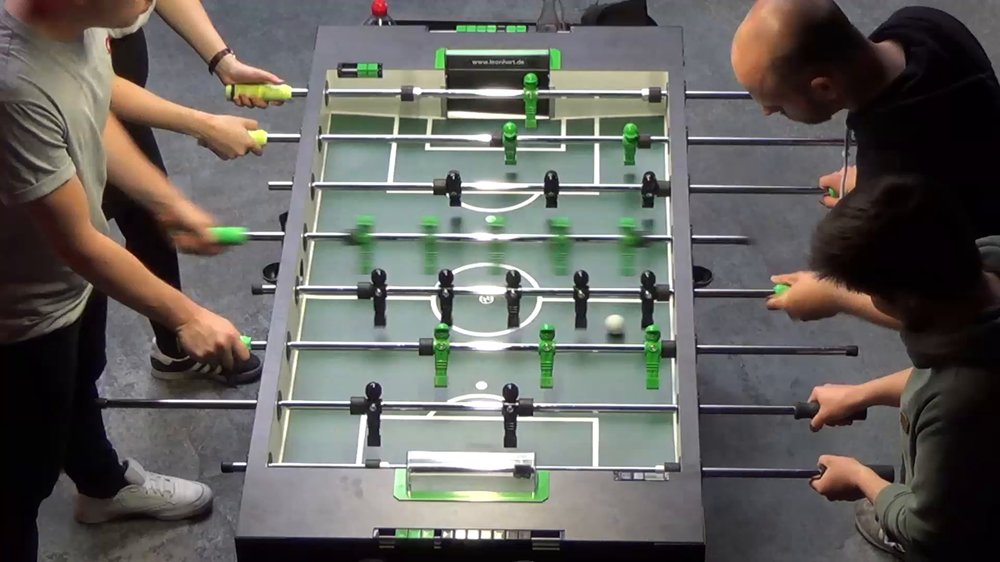
#> input picture frame2.png, 1000 x 562 px, shrunk from 1920 x 1080 before the run
$ jupyter execute playfield_bounds.ipynb   (shell and % lines are left out)
#> lines starting #> are read from the running program, lines starting #| are printed output that depends on the picture; after the words box and inside, x2 and y2 are one past the last pixel; in counts of white or black regions, pixels touching at a corner belong together
[cell 1]
import cv2
import numpy as np
import sys
import math
import matplotlib.pyplot as plt
from scipy.ndimage.filters import gaussian_filter
import peakutils


img = cv2.imread('frame2.png')
#> img is the input picture: shape (562, 1000, 3); mean B, G, R 93.5, 97.6, 98.9

mask = np.zeros(img.shape[:2], np.uint8)
edges = cv2.Canny(img, 50, 200, apertureSize=3)
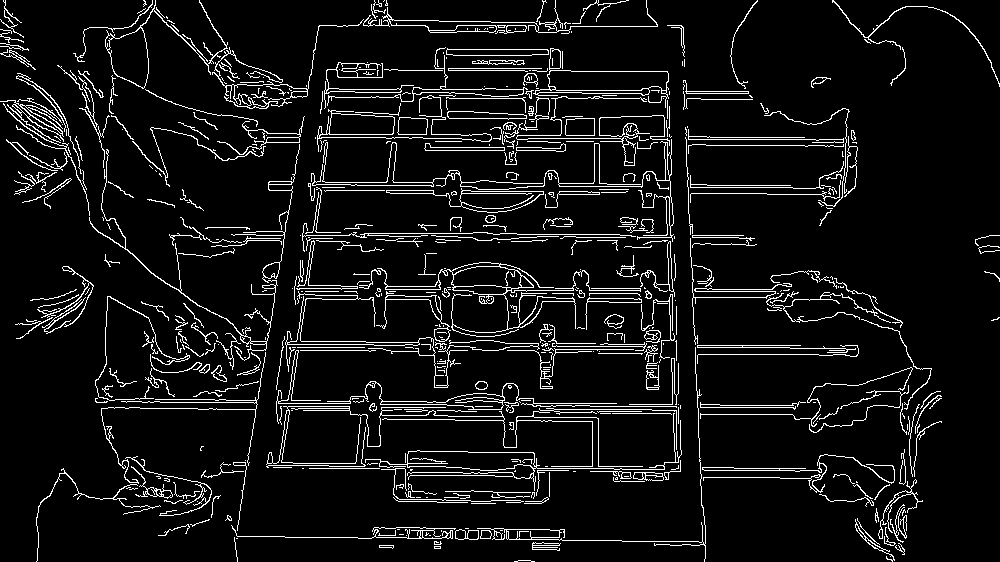
#> edges: shape (562, 1000); 7.3% white in thin lines or dots

def find_table(img):
    (h, w) = img.shape[0:2]
#> h = 562; w = 1000

    #edges = cv2.Canny(img, 50, 200, apertureSize=3)
    lines = cv2.HoughLinesP(edges, 2, np.pi/180, 300,
                            minLineLength=w/8, maxLineGap=50)
#> lines = 52 rows, first 6: [101, 408, 553, 408], [680, 405, 932, 405], [643, 347, 906, 347], [645, 345, 905, 345], [462, 468, 913, 468], [103, 235, 435, 235]
    if lines is None:
        return

    coords = {
        "x_min": 999999999,
        "x_max": 0,
        "y_min": 999999999,
        "y_max": 0,
    }

    for line in lines:
        x1, y1, x2, y2 = line[0]

        distance = math.sqrt(((x1-x2)**2)+((y1-y2)**2))
        angle = abs(np.arctan2(y2 - y1, x2 - x1) * 180. / np.pi)
        # find vertical lines
        if 80 < angle < 100:
            xmin = min(x1, x2)
            xmax = max(x1, x2)
            ymin = min(y1, y2)
            ymax = max(y1, y2)
            cv2.line(mask, (x1, y1), (x2, y2), (255), 5)
            if coords["x_min"] > xmin:
                coords["x_min"] = xmin
            if coords["x_max"] < xmax:
                coords["x_max"] = xmax
            if coords["y_min"] > ymin:
                coords["y_min"] = ymin
            if coords["y_max"] < ymax:
                coords["y_max"] = ymax

        # find horizontal lines
        if angle < 15:
            cv2.line(mask, (x1, y1), (x2, y2), (255), 5)
#> this loop made 52 passes
#> (x1, y1, x2, y2, distance, angle, xmin, xmax) on passes 43, 48, 50: (282, 467, 344, 25, 446.3, 82.02, 282, 344), (683, 27, 698, 437, 410.3, 87.9, 683, 698), (661, 71, 675, 471, 400.2, 88, 661, 675)
#> (x1, y1, x2, y2, distance, angle) on passes 1 to 6: (101, 408, 553, 408, 452, 0), (680, 405, 932, 405, 252, 0), (643, 347, 906, 347, 263, 0), (645, 345, 905, 345, 260, 0), (462, 468, 913, 468, 451, 0), (103, 235, 435, 235, 332, 0)
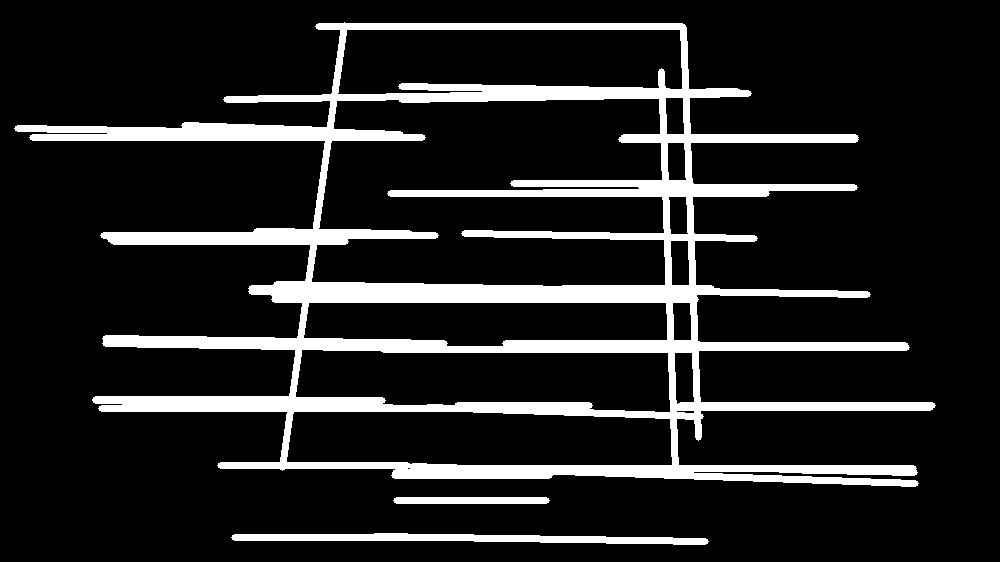
#> mask: shape (562, 1000); 13.6% white; 3 white regions, box (x1, y1, x2, y2) and area: (14, 22, 936, 487) 71851, (231, 533, 709, 545) 3360, (393, 497, 550, 504) 1079
#> after the loop, coords = {'x_min': 282, 'x_max': 698, 'y_min': 25, 'y_max': 471}


    return coords

coords = find_table(img)
print(coords)
#| {'x_min': 282, 'x_max': 698, 'y_min': 25, 'y_max': 471}

cv2.line(img, (coords["x_min"], coords["y_min"]), (coords["x_max"], coords["y_max"]), (255, 0, 255), 5)
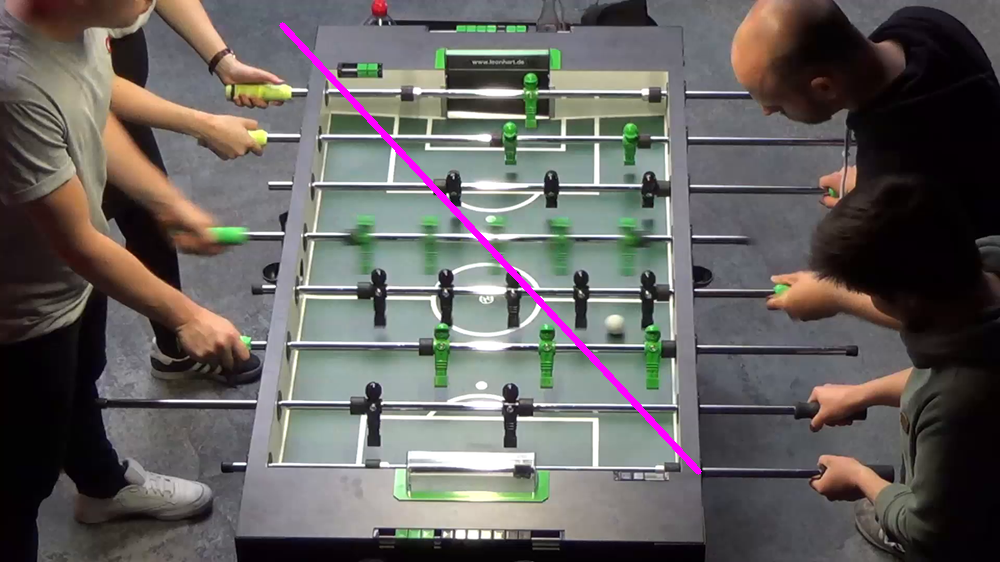
#> img: shape (562, 1000, 3); 0.73% of pixels changed, all inside (x1, y1, x2, y2) = (279, 22, 702, 475)


plt.imshow(img)
